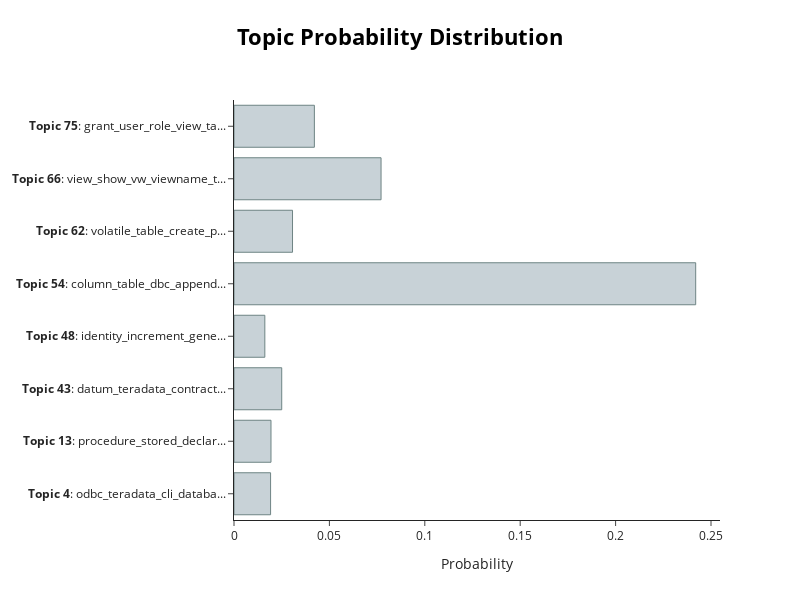

Notebook code for this chart:
### Code cell
model.visualize_distribution(probabilities[70], min_probability=0.015)

### Figure 1 — Plotly figure (JSON) as saved in the notebook; plotly's stock layout.template omitted (floating-point values rounded to 4 significant figures)
{"data": [{"marker": {"color": "#C8D2D7", "line": {"color": "#6E8484", "width": 1}}, "orientation": "h", "type": "bar", "x": [0.01917, 0.01938, 0.02502, 0.01616, 0.242, 0.03067, 0.07707, 0.04213], "y": ["<b>Topic 4</b>: odbc_teradata_cli_databa...", "<b>Topic 13</b>: procedure_stored_declar...", "<b>Topic 43</b>: datum_teradata_contract...", "<b>Topic 48</b>: identity_increment_gene...", "<b>Topic 54</b>: column_table_dbc_append...", "<b>Topic 62</b>: volatile_table_create_p...", "<b>Topic 66</b>: view_show_vw_viewname_t...", "<b>Topic 75</b>: grant_user_role_view_ta..."]}], "layout": {"height": 600, "hoverlabel": {"bgcolor": "white", "font": {"family": "Rockwell", "size": 16}}, "title": {"font": {"color": "Black", "size": 22}, "text": "<b>Topic Probability Distribution</b>", "x": 0.5, "xanchor": "center", "y": 0.95, "yanchor": "top"}, "width": 800, "xaxis": {"title": {"text": "Probability"}}}}
